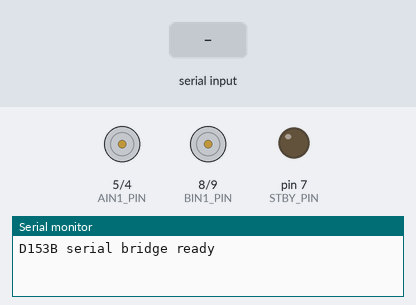
Bench run of a sketch on a simulated Arduino Uno, built with avr-gcc and run on an emulated ATmega328P. Parts: motor-driver pin pairs drawn as motors (green arrow = first pin HIGH = forward, orange = second pin HIGH = backward, longer = more drive, scaled by the enable pin, stopped while the standby pin is LOW), output pins drawn as LEDs (lit = HIGH), the last lines printed to the serial monitor. Inputs (shaded band) come from the test bench.

Above: at 1.2 s.
1.3 s: "A\n" received over Serial
At 1.8 s:
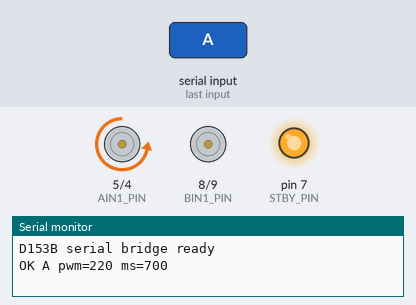
3.5 s: "E\n" received over Serial
At 4.0 s:
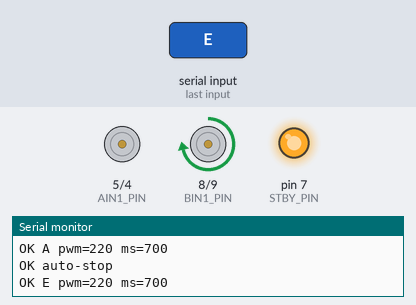
5.7 s: "D\n" received over Serial
At 6.0 s:
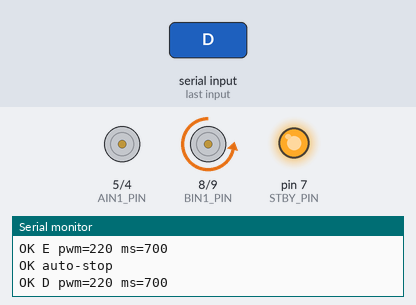
7.9 s: "F90\n" received over Serial
At 8.4 s:
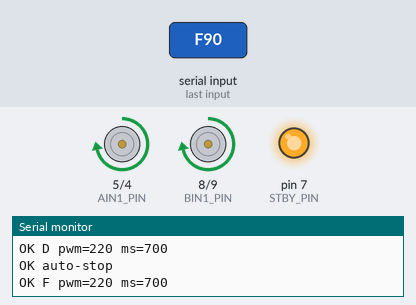
10.1 s: "B90\n" received over Serial
At 10.5 s:
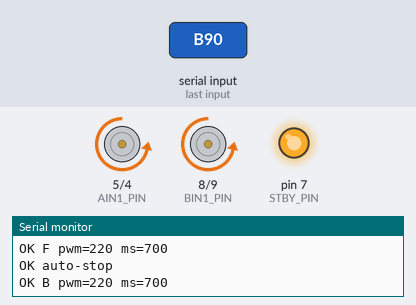
12.2 s: "L90\n" received over Serial
At 12.7 s:
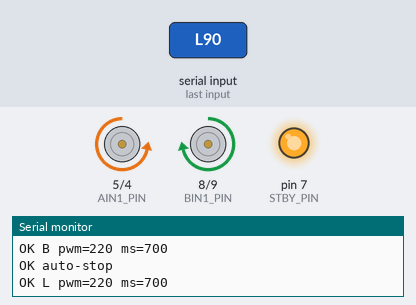
Timing chart, 0 to 15.2 s (numbered marks = the images above; inputs shaded):
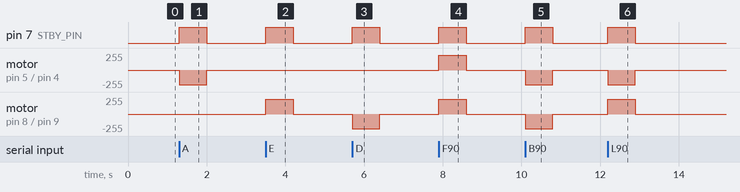

The sketch:

d153b_serial_bridge.ino
```cpp
// Lubancat/PC -> USB serial -> Arduino UNO -> D153B/TB6612 -> two DC motors.
//
// D153B wiring to Arduino UNO:
//   PWMA -> D3
//   AIN2 -> D4
//   AIN1 -> D5
//   STBY -> D7
//   BIN1 -> D8
//   BIN2 -> D9
//   PWMB -> D10
//   GND  -> Arduino GND
//
// Serial commands at 115200 baud:
//   F [pwm] [ms]  forward
//   B [pwm] [ms]  backward
//   L [pwm] [ms]  pivot left
//   R [pwm] [ms]  pivot right
//   S             stop
//   Q [pwm] [ms]  left wheel forward only
//   A [pwm] [ms]  left wheel backward only
//   E [pwm] [ms]  right wheel forward only
//   D [pwm] [ms]  right wheel backward only

const uint8_t PWMA_PIN = 3;
const uint8_t AIN2_PIN = 4;
const uint8_t AIN1_PIN = 5;
const uint8_t STBY_PIN = 7;
const uint8_t BIN1_PIN = 8;
const uint8_t BIN2_PIN = 9;
const uint8_t PWMB_PIN = 10;

const int DEFAULT_PWM = 220;
const unsigned long DEFAULT_DURATION_MS = 700;
const unsigned long MAX_DURATION_MS = 3000;
const unsigned long WATCHDOG_MS = 700;

// Change these if physical forward/backward is reversed.
const bool LEFT_INVERT = false;
const bool RIGHT_INVERT = false;

unsigned long stopAtMs = 0;
unsigned long lastCommandMs = 0;

void stopAll() {
  analogWrite(PWMA_PIN, 0);
  analogWrite(PWMB_PIN, 0);
  digitalWrite(AIN1_PIN, LOW);
  digitalWrite(AIN2_PIN, LOW);
  digitalWrite(BIN1_PIN, LOW);
  digitalWrite(BIN2_PIN, LOW);
  digitalWrite(STBY_PIN, LOW);
}

void setOneMotor(
  int command,
  uint8_t pwmPin,
  uint8_t in1Pin,
  uint8_t in2Pin,
  bool invert
) {
  command = constrain(command, -255, 255);

  if (command == 0) {
    analogWrite(pwmPin, 0);
    digitalWrite(in1Pin, LOW);
    digitalWrite(in2Pin, LOW);
    return;
  }

  bool forward = command > 0;
  if (invert) {
    forward = !forward;
  }

  int pwm = constrain(abs(command), 0, 255);
  digitalWrite(in1Pin, forward ? HIGH : LOW);
  digitalWrite(in2Pin, forward ? LOW : HIGH);
  analogWrite(pwmPin, pwm);
}

void driveMotors(int leftCommand, int rightCommand) {
  digitalWrite(STBY_PIN, HIGH);
  setOneMotor(leftCommand, PWMA_PIN, AIN1_PIN, AIN2_PIN, LEFT_INVERT);
  setOneMotor(rightCommand, PWMB_PIN, BIN1_PIN, BIN2_PIN, RIGHT_INVERT);
}

int parseIntOrDefault(char *token, int fallback) {
  if (token == NULL) {
    return fallback;
  }
  return atoi(token);
}

void handleCommand(char *line) {
  char *cmdToken = strtok(line, " \t\r\n");
  if (cmdToken == NULL) {
    return;
  }

  char cmd = toupper(cmdToken[0]);
  int requestedPwm = parseIntOrDefault(strtok(NULL, " \t\r\n"), DEFAULT_PWM);
  int pwm = constrain(requestedPwm, 0, 255);
  unsigned long requestedDuration = (unsigned long)parseIntOrDefault(
    strtok(NULL, " \t\r\n"),
    DEFAULT_DURATION_MS
  );
  unsigned long duration = constrain(requestedDuration, 0, MAX_DURATION_MS);

  int left = 0;
  int right = 0;

  switch (cmd) {
    case 'F':
      left = pwm;
      right = pwm;
      break;
    case 'B':
      left = -pwm;
      right = -pwm;
      break;
    case 'L':
      left = -pwm;
      right = pwm;
      break;
    case 'R':
      left = pwm;
      right = -pwm;
      break;
    case 'Q':
      left = pwm;
      right = 0;
      break;
    case 'A':
      left = -pwm;
      right = 0;
      break;
    case 'E':
      left = 0;
      right = pwm;
      break;
    case 'D':
      left = 0;
      right = -pwm;
      break;
    case 'S':
      stopAll();
      stopAtMs = 0;
      Serial.println("OK S");
      return;
    default:
      Serial.println("ERR unknown command");
      return;
  }

  driveMotors(left, right);
  lastCommandMs = millis();
  stopAtMs = lastCommandMs + duration;

  Serial.print("OK ");
  Serial.print(cmd);
  Serial.print(" pwm=");
  Serial.print(pwm);
  Serial.print(" ms=");
  Serial.println(duration);
}

void setup() {
  pinMode(PWMA_PIN, OUTPUT);
  pinMode(AIN2_PIN, OUTPUT);
  pinMode(AIN1_PIN, OUTPUT);
  pinMode(STBY_PIN, OUTPUT);
  pinMode(BIN1_PIN, OUTPUT);
  pinMode(BIN2_PIN, OUTPUT);
  pinMode(PWMB_PIN, OUTPUT);

  stopAll();
  Serial.begin(115200);
  Serial.println("D153B serial bridge ready");
}

void loop() {
  static char line[48];
  static uint8_t pos = 0;

  while (Serial.available() > 0) {
    char c = (char)Serial.read();
    if (c == '\n' || c == '\r') {
      if (pos > 0) {
        line[pos] = '\0';
        handleCommand(line);
        pos = 0;
      }
    } else if (pos < sizeof(line) - 1) {
      line[pos++] = c;
    }
  }

  unsigned long now = millis();
  if (stopAtMs != 0 && now >= stopAtMs) {
    stopAll();
    stopAtMs = 0;
    Serial.println("OK auto-stop");
  }

  if (lastCommandMs != 0 && now - lastCommandMs > WATCHDOG_MS && stopAtMs == 0) {
    stopAll();
    lastCommandMs = 0;
  }
}
```

Measured:
- after the input at 1.3 s, pin 7 (STBY_PIN): LOW → HIGH at once, → LOW 0.70 s later; motor on pin 5 (AIN1_PIN) / pin 4 (AIN2_PIN): stopped → backward 220/255 at once, → stopped 0.70 s later
- after the input at 3.5 s, pin 7 (STBY_PIN): LOW → HIGH at once, → LOW 0.70 s later; motor on pin 8 (BIN1_PIN) / pin 9 (BIN2_PIN): stopped → forward 220/255 at once, → stopped 0.70 s later
- after the input at 5.7 s, pin 7 (STBY_PIN): LOW → HIGH at once, → LOW 0.70 s later; motor on pin 8 (BIN1_PIN) / pin 9 (BIN2_PIN): stopped → backward 220/255 at once, → stopped 0.70 s later
- after the input at 7.9 s, pin 7 (STBY_PIN): LOW → HIGH at once, → LOW 0.70 s later; motor on pin 5 (AIN1_PIN) / pin 4 (AIN2_PIN), motor on pin 8 (BIN1_PIN) / pin 9 (BIN2_PIN): stopped → forward 220/255 at once, → stopped 0.70 s later
- after the input at 10.1 s, pin 7 (STBY_PIN): LOW → HIGH at once, → LOW 0.70 s later; motor on pin 5 (AIN1_PIN) / pin 4 (AIN2_PIN), motor on pin 8 (BIN1_PIN) / pin 9 (BIN2_PIN): stopped → backward 220/255 at once, → stopped 0.70 s later
- after the input at 12.2 s, pin 7 (STBY_PIN): LOW → HIGH at once, → LOW 0.70 s later; motor on pin 5 (AIN1_PIN) / pin 4 (AIN2_PIN): stopped → backward 220/255 at once, → stopped 0.70 s later; motor on pin 8 (BIN1_PIN) / pin 9 (BIN2_PIN): stopped → forward 220/255 at once, → stopped 0.70 s later
